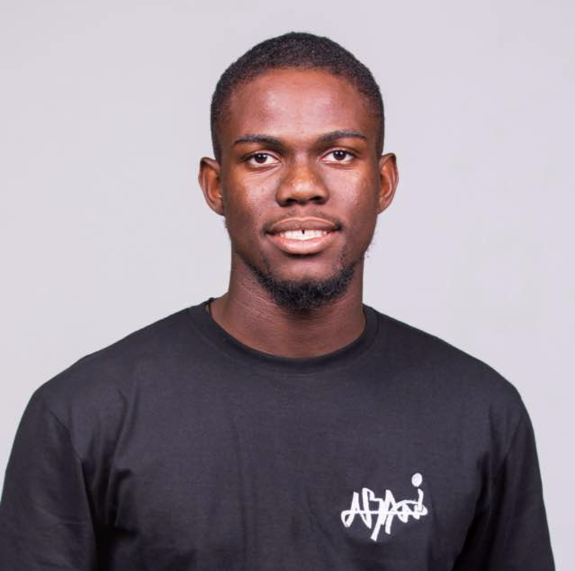
#> input picture week-4/img/chudi.jpg, 1150 x 1142 px (shown at 1/2 size)
$ jupyter execute practice-5.ipynb
#> lines starting #> are read from the running program, lines starting #| are printed output that depends on the picture
#### Practice 5: Canny Operator

[cell 1]
# Canny Edge Detection

import cv2

# Load the image
image = cv2.imread('img/chudi.jpg', cv2.IMREAD_GRAYSCALE)
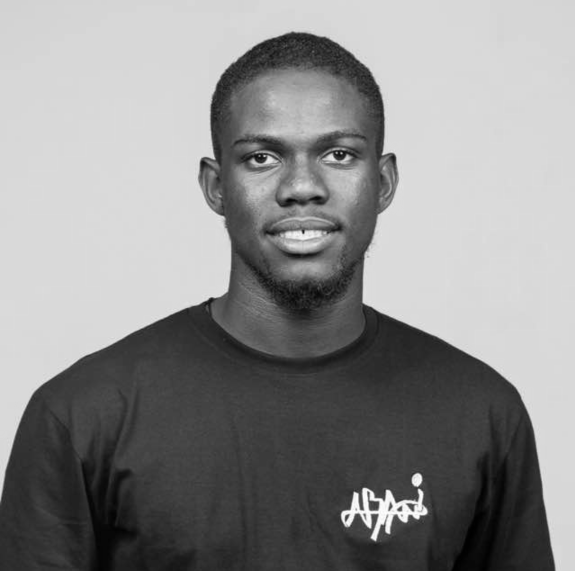
#> image: shape (1142, 1150) (shown at 1/2 size); min 0, max 255, mean 140.7

# Resize images
image = cv2.resize(image, (400, 400))
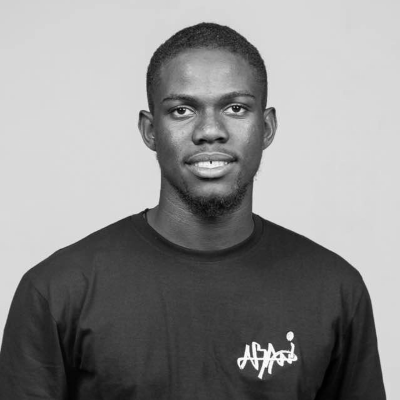
#> image: shape (400, 400); min 0, max 254, mean 140.7

# Perform Gaussian Blur
image = cv2.GaussianBlur(image, (5, 5), 0)

# Apply Canny edge detection
edges = cv2.Canny(image, 100, 200)
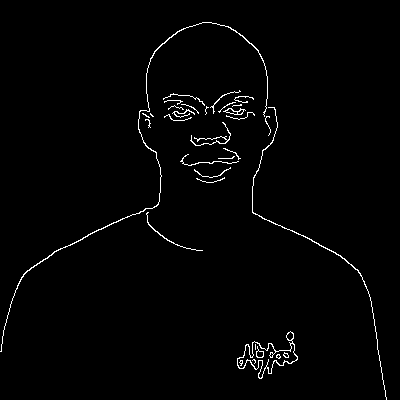
#> edges: shape (400, 400); 1.5% white in thin lines or dots

# Display the original image and the Canny edges
cv2.imshow("Original", image)
cv2.imshow("Canny Edges", edges)

# Wait for a key press and close all windows
cv2.waitKey(0)
cv2.destroyAllWindows()
